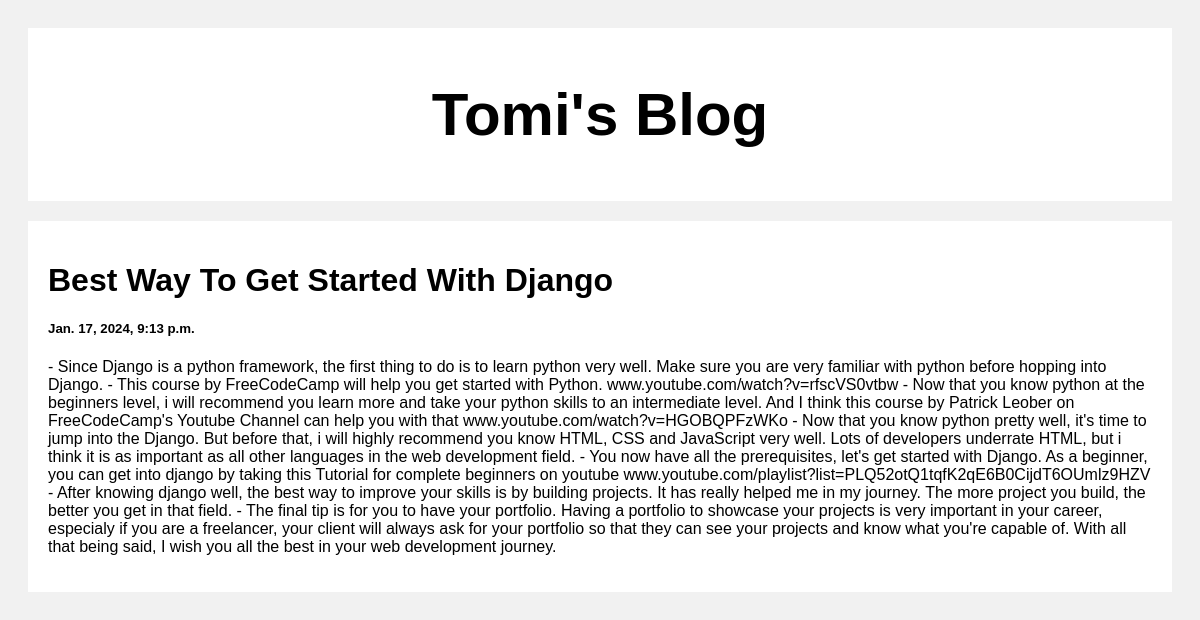
Screenshot of /post/2 with the database file from the repository.
### posts/models.py (models this page shows)
class Posts(models.Model):
    title = models.CharField(max_length=100)
    body = models.CharField(max_length=1000000)
    created_at = models.DateTimeField(default=datetime.now, blank=True)

### posts/views.py (the view)
# urls.py: path('post/<str:counter>', views.post, name="post"),
def post(request, counter):
    posts = Posts.objects.get(id=counter) #get the objects associated with id number of the database entry
    return render(request, 'posts.html', {'posts': posts})

### templates/posts.html (shortened to what this page needs)
<!DOCTYPE html>
<html>
<head>
</head>
<body>
<div class="header">
  <h2>Tomi's Blog</h2>
</div>
<div class="row">
  <div class="leftcolumn">
    <div class="card">
        <h1>{{posts.title}}</h1>
        <h5>{{posts.created_at}}</h5>
        <p>{{posts.body}}</p>
    </div>
  </div>
</div>
</body>
</html>

### templates/posts.html (style rules this page uses)
* { box-sizing: border-box; }
body { font-family: Arial; padding: 20px; background: #f1f1f1; }
.header { padding: 2px; font-size: 40px; text-align: center; background: white; }
.leftcolumn { float: left; width: 100%; }
.card { background-color: white; padding: 20px; margin-top: 20px; }
.row:after { content: ""; display: table; clear: both; }

### rows the page displays
Posts: title "Best Way To Get Started With Django", created_at "Jan. 17, 2024, 9:13 p.m.", body "- Since Django is a python framework, the first thing to do is to learn python very well. Make sure you are very familiar with python before hopping into Django. - This course by FreeCodeCamp will help you get started with Python. www.​youtube.​com/watch?v=rfscVS0vtbw - Now that you know python at the beginners level, i will recommend you learn more and take your python skills to an intermediate level. And I think this course by Patrick Leober on FreeCodeCamp's Youtube Channel can help you with that www.​youtube.​com/watch?v=HGOBQPFzWKo - Now that you know python pretty well, it's time to jump into the Django. But before that, i will highly recommend you know HTML, CSS and JavaScript very…"
